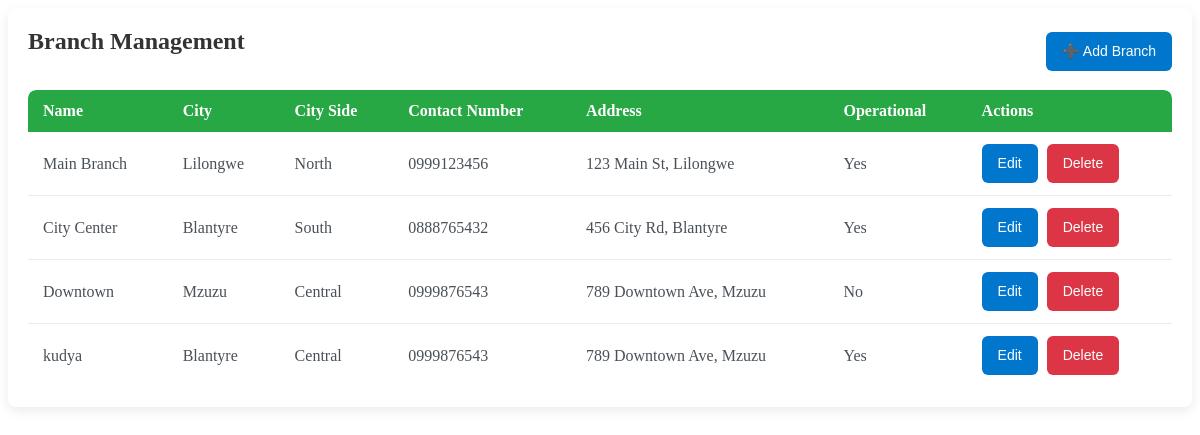
The page /sections/branches.php on the database its author committed.
### tables this page shows
CREATE TABLE `branches` (
  `BranchID` int(11) NOT NULL,
  `Name` varchar(100) NOT NULL,
  `City` varchar(100) NOT NULL,
  `CitySide` varchar(50) DEFAULT NULL,
  `ContactNumber` varchar(50) DEFAULT NULL,
  `Address` varchar(255) DEFAULT NULL,
  `Operational` tinyint(1) NOT NULL DEFAULT 1,
  `CreatedAt` timestamp NOT NULL DEFAULT current_timestamp(),
  `UpdatedAt` timestamp NOT NULL DEFAULT current_timestamp() ON UPDATE current_timestamp()
);

### sections/branches.php (the view, shortened to what this page needs)
<div class="card">
    <div class="user-management-header">
        <h2>Branch Management</h2>
        <button onclick="openAddBranchModal()" class="btn btn-primary">➕ Add Branch</button>
    </div>
    <table class="user-table">
        <thead>
            <tr>
                <th>Name</th>
                <th>City</th>
                <th>City Side</th>
                <th>Contact Number</th>
                <th>Address</th>
                <th>Operational</th>
                <th>Actions</th>
            </tr>
        </thead>
        <tbody id="branches-body">
            <?php
            include './db/connection.php';
            $branches = $connection->query("SELECT * FROM Branches");
            while ($row = $branches->fetch_assoc()) {
                $branchId = htmlspecialchars($row['BranchID'], ENT_QUOTES);
                $name = htmlspecialchars($row['Name'], ENT_QUOTES);
                $city = htmlspecialchars($row['City'], ENT_QUOTES);
                $citySide = htmlspecialchars($row['CitySide'], ENT_QUOTES);
                $contactNumber = htmlspecialchars($row['ContactNumber'], ENT_QUOTES);
                $address = htmlspecialchars($row['Address'], ENT_QUOTES);
                $operational = $row['Operational'] ? 'Yes' : 'No';
                $branchJson = htmlspecialchars(json_encode([
                    'BranchID' => $row['BranchID'],
                    'Name' => $row['Name'],
                    'City' => $row['City'],
                    'CitySide' => $row['CitySide'],
                    'ContactNumber' => $row['ContactNumber'],
                    'Address' => $row['Address'],
                    'Operational' => $row['Operational']
                ]), ENT_QUOTES);
                echo "<tr>
                        <td>{$name}</td>
                        <td>{$city}</td>
                        <td>{$citySide}</td>
                        <td>{$contactNumber}</td>
                        <td>{$address}</td>
                        <td>{$operational}</td>
                        <td>
                            <button class='btn btn-warning edit-branch-btn' data-branch='{$branchJson}'>Edit</button>
                            <button class='btn btn-danger delete-branch-btn' data-id='{$branchId}'>Delete</button>
                        </td>
                      </tr>";
            }
            ?>
        </tbody>
    </table>
</div>

### rows shown on the page
branches: Name "Main Branch", City "Lilongwe", CitySide "North", ContactNumber "0999123456", Address "123 Main St, Lilongwe", Operational "Yes"
branches: Name "City Center", City "Blantyre", CitySide "South", ContactNumber "0888765432", Address "456 City Rd, Blantyre", Operational "Yes"
branches: Name "Downtown", City "Mzuzu", CitySide "Central", ContactNumber "0999876543", Address "789 Downtown Ave, Mzuzu", Operational "No"
branches: Name "kudya", City "Blantyre", CitySide "Central", ContactNumber "0999876543", Address "789 Downtown Ave, Mzuzu", Operational "Yes"
